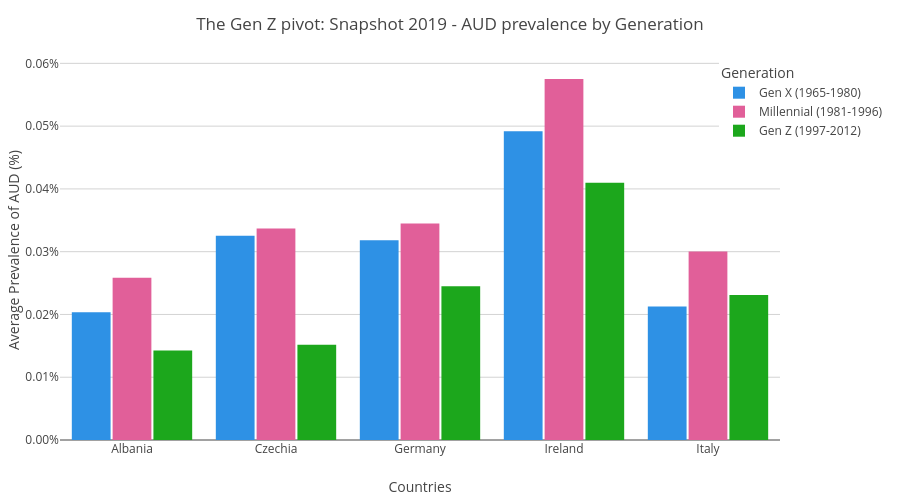

Notebook cell for this chart:
### Code cell
fig = px.bar(
    snapshot,
    x = 'location',
    y = 'percent_of_prevalence',
    color='generation',
    barmode = 'group',
    category_orders={'generation': ['Gen_X', 'Millennial', 'Gen_Z']},  # ← add this
    color_discrete_sequence=px.colors.qualitative.Dark24,  # closest to 'Dark2'
    title = 'The Gen Z pivot: Snapshot 2019 - AUD prevalence by Generation',
    labels = {
        'location':'Countries',
        'percent_of_prevalence':'Average Prevalence of AUD (%)',
        'generation':'Generation' 
    }
)
fig.update_layout(
    yaxis_tickformat='.2f',
    yaxis_ticksuffix='%',
    bargap=0.15,
    bargroupgap=0.05,
    plot_bgcolor='white',
    xaxis=dict(showgrid=False),
    yaxis=dict(showgrid=True, gridcolor='lightgrey'),
    legend=dict(
        orientation='v',
        yanchor='top',
        y=1,
        xanchor='right',
        x=1.15
    ),
    margin=dict(l=60, r=60, t=60, b=60),
    height=500,
    width=900
)

fig.update_traces(
    marker_line_width=0,
    marker_line_color='rgba(0,0,0,0)'
)
fig.for_each_trace(lambda t: t.update(name={
    'Gen_Z': 'Gen Z (1997-2012)',
    'Millennial': 'Millennial (1981-1996)',
    'Gen_X':'Gen X (1965-1980)'
}.get(t.name, t.name)))

fig.show()

### Figure 1 — Plotly figure (JSON) as saved in the notebook; plotly's stock layout.template omitted (floating-point values rounded to 4 significant figures)
{"data": [{"alignmentgroup": "True", "hovertemplate": "Generation=Gen_X<br>Countries=%{x}<br>Average Prevalence of AUD (%)=%{y}<extra></extra>", "legendgroup": "Gen_X", "marker": {"color": "#2E91E5", "line": {"color": "rgba(0,0,0,0)", "width": 0}, "pattern": {"shape": ""}}, "name": "Gen X (1965-1980)", "offsetgroup": "Gen_X", "orientation": "v", "showlegend": true, "textposition": "auto", "type": "bar", "x": ["Albania", "Czechia", "Germany", "Ireland", "Italy"], "xaxis": "x", "y": [0.02035, 0.03255, 0.03183, 0.04917, 0.02125], "yaxis": "y"}, {"alignmentgroup": "True", "hovertemplate": "Generation=Millennial<br>Countries=%{x}<br>Average Prevalence of AUD (%)=%{y}<extra></extra>", "legendgroup": "Millennial", "marker": {"color": "#E15F99", "line": {"color": "rgba(0,0,0,0)", "width": 0}, "pattern": {"shape": ""}}, "name": "Millennial (1981-1996)", "offsetgroup": "Millennial", "orientation": "v", "showlegend": true, "textposition": "auto", "type": "bar", "x": ["Albania", "Czechia", "Germany", "Ireland", "Italy"], "xaxis": "x", "y": [0.02583, 0.03368, 0.03448, 0.05751, 0.03002], "yaxis": "y"}, {"alignmentgroup": "True", "hovertemplate": "Generation=Gen_Z<br>Countries=%{x}<br>Average Prevalence of AUD (%)=%{y}<extra></extra>", "legendgroup": "Gen_Z", "marker": {"color": "#1CA71C", "line": {"color": "rgba(0,0,0,0)", "width": 0}, "pattern": {"shape": ""}}, "name": "Gen Z (1997-2012)", "offsetgroup": "Gen_Z", "orientation": "v", "showlegend": true, "textposition": "auto", "type": "bar", "x": ["Albania", "Czechia", "Germany", "Ireland", "Italy"], "xaxis": "x", "y": [0.01424, 0.01518, 0.02448, 0.04097, 0.02309], "yaxis": "y"}], "layout": {"bargap": 0.15, "bargroupgap": 0.05, "barmode": "group", "height": 500, "legend": {"orientation": "v", "title": {"text": "Generation"}, "tracegroupgap": 0, "x": 1.15, "xanchor": "right", "y": 1, "yanchor": "top"}, "margin": {"b": 60, "l": 60, "r": 60, "t": 60}, "plot_bgcolor": "white", "title": {"text": "The Gen Z pivot: Snapshot 2019 - AUD prevalence by Generation"}, "width": 900, "xaxis": {"anchor": "y", "domain": [0, 1], "showgrid": false, "title": {"text": "Countries"}}, "yaxis": {"anchor": "x", "domain": [0, 1], "gridcolor": "lightgrey", "showgrid": true, "tickformat": ".2f", "ticksuffix": "%", "title": {"text": "Average Prevalence of AUD (%)"}}}}
